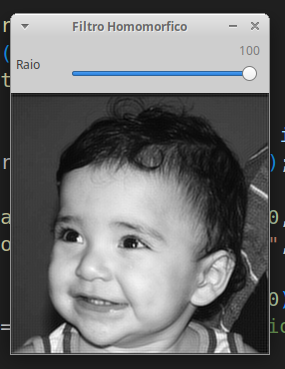
//> input picture exercicio_17/Filtro-100.png, 285 x 369 px
$ ./homomorfico Filtro-100.png   (built with g++ and OpenCV 4)
//> lines starting //> are read from the running program, lines starting //| are printed output that depends on the picture; after the words box and inside, x2 and y2 are one past the last pixel; in counts of white or black regions, pixels touching at a corner belong together
#include <iostream>
#include <vector>
#include <opencv2/opencv.hpp>

void swapQuadrants(cv::Mat& image) {
  cv::Mat tmp, A, B, C, D;

  // se a imagem tiver tamanho impar, recorta a regiao para o maior
  // tamanho par possivel (-2 = 1111...1110)
  image = image(cv::Rect(0, 0, image.cols & -2, image.rows & -2));

  int centerX = image.cols / 2;
  int centerY = image.rows / 2;

  // rearranja os quadrantes da transformada de Fourier de forma que
  // a origem fique no centro da imagem
  // A B   ->  D C
  // C D       B A
  A = image(cv::Rect(0, 0, centerX, centerY));
  B = image(cv::Rect(centerX, 0, centerX, centerY));
  C = image(cv::Rect(0, centerY, centerX, centerY));
  D = image(cv::Rect(centerX, centerY, centerX, centerY));

  // swap quadrants (Top-Left with Bottom-Right)
  A.copyTo(tmp);
  D.copyTo(A);
  tmp.copyTo(D);

  // swap quadrant (Top-Right with Bottom-Left)
  C.copyTo(tmp);
  B.copyTo(C);
  tmp.copyTo(B);
}

void makeFilterInteractive(const cv::Mat& image, cv::Mat& filter, int& radius) {
    cv::Mat_<float> filter2D(image.rows, image.cols);
    int centerX = image.cols / 2;
    int centerY = image.rows / 2;

    for (int i = 0; i < image.rows; i++) {
        for (int j = 0; j < image.cols; j++) {
            if (pow(i - centerY, 2) + pow(j - centerX, 2) <= pow(radius, 2)) {
                filter2D.at<float>(i, j) = 1;
            } else {
                filter2D.at<float>(i, j) = 0;
            }
        }
    }

    cv::Mat planes[] = {cv::Mat_<float>(filter2D), cv::Mat::zeros(filter2D.size(), CV_32F)};
    cv::merge(planes, 2, filter);
}

int main(int argc, char** argv) {
    cv::Mat image, padded, complexImage;
    std::vector<cv::Mat> planos;

    if (argc < 2) {
        std::cout << "Uso: " << argv[0] << " <imagem_entrada>" << std::endl;
        return EXIT_FAILURE;
    }

    image = cv::imread(argv[1], cv::IMREAD_GRAYSCALE);
//> image: 369 rows x 285 cols, CV_8UC1; min 0, max 255, mean 111.1
    if (image.empty()) {
        std::cerr << "Erro ao carregar a imagem " << argv[1] << std::endl;
        return EXIT_FAILURE;
    }

    int dft_M = cv::getOptimalDFTSize(image.rows);
//> dft_M = 375
    int dft_N = cv::getOptimalDFTSize(image.cols);
//> dft_N = 288
    cv::copyMakeBorder(image, padded, 0, dft_M - image.rows, 0, dft_N - image.cols, cv::BORDER_CONSTANT, cv::Scalar::all(0));
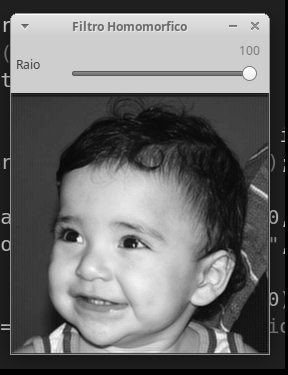
//> padded: 375 rows x 288 cols, CV_8UC1; min 0, max 255, mean 108.2

    planos.push_back(cv::Mat_<float>(padded));
    planos.push_back(cv::Mat::zeros(padded.size(), CV_32F));
//> planos[1]: 375 rows x 288 cols, CV_32FC1; every value is 0
    cv::merge(planos, complexImage);
    cv::dft(complexImage, complexImage);

    swapQuadrants(complexImage);

    int radius = 20; // Valor inicial do raio
    cv::Mat filter;

    cv::namedWindow("Filtro Homomorfico", cv::WINDOW_AUTOSIZE);
    cv::createTrackbar("Raio", "Filtro Homomorfico", &radius, 100, [](int, void*) {});

    while (true) {
        makeFilterInteractive(complexImage, filter, radius);
//> after the loop in makeFilterInteractive, `for (int i = 0; i < image.rows; i++)`:
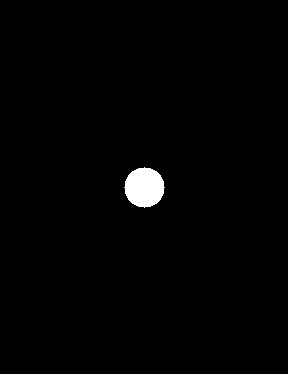
//> filter2D: 374 rows x 288 cols, CV_32FC1; values 0 (black) and 1 (white), 1.2% white; 1 white region, box (x1, y1, x2, y2) and area: (124, 167, 165, 208) 1257
        cv::Mat filtered;
        cv::mulSpectrums(complexImage, filter, filtered, 0);

        swapQuadrants(filtered);
        cv::idft(filtered, filtered);
        cv::split(filtered, planos);
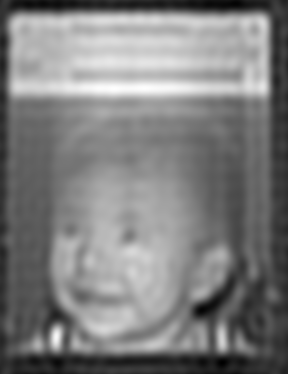
//> planos[0]: 374 rows x 288 cols, CV_32FC1; min -3785562, max 27313156, mean 11688776; drawn with min black and max white
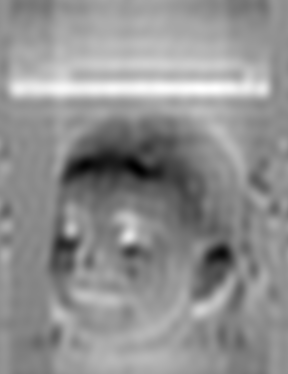
//> planos[1]: 374 rows x 288 cols, CV_32FC1; min -17543896, max 13444949, mean 0; drawn with min black and max white

        cv::Rect roi(0, 0, image.cols, image.rows);
//> roi = Rect(0, 0, 285, 369)
        cv::Mat result = planos[0](roi);
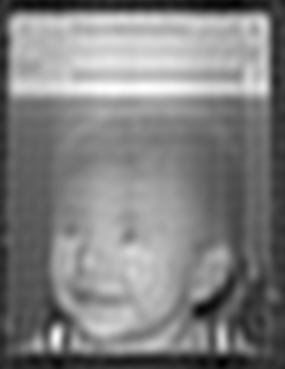
//> result: 369 rows x 285 cols, CV_32FC1; min -3785562, max 27313156, mean 11925383; drawn with min black and max white

        cv::normalize(result, result, 0, 1, cv::NORM_MINMAX);
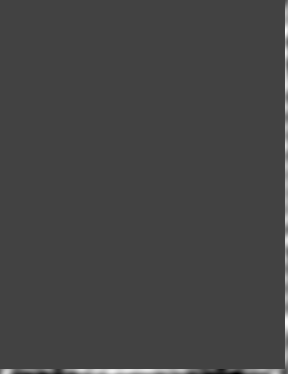
//> planos[0]: 374 rows x 288 cols, CV_32FC1; min -1504016.8, max 4227327, mean 45385.2; drawn with min black and max white
        cv::imshow("Filtro Homomorfico", result);

        char key = (char)cv::waitKey(30);
//> the Esc key is pressed
        if (key == 27) break; // Pressione ESC para sair
    }

    return EXIT_SUCCESS;
}

$ run again, on exercicio_17/biel.png
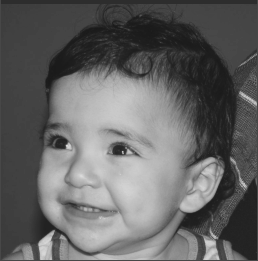
//> input picture exercicio_17/biel.png, 258 x 261 px
//> image is the input picture: 261 rows x 258 cols, CV_8UC1; min 26, max 219, mean 99.7
//> after the loop in makeFilterInteractive, `for (int i = 0; i < image.rows; i++)`:
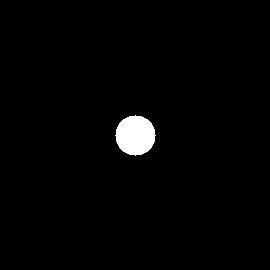
//> filter2D: 270 rows x 270 cols, CV_32FC1; values 0 (black) and 1 (white), 1.7% white; 1 white region, box (x1, y1, x2, y2) and area: (115, 115, 156, 156) 1257
//> `cv::normalize(result, result, 0, 1, cv::NORM_MINMAX);`:
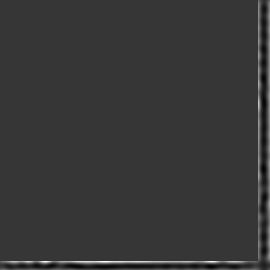
//> planos[0]: 270 rows x 270 cols, CV_32FC1; min -1475351.5, max 5453253, mean 38657.3; drawn with min black and max white
